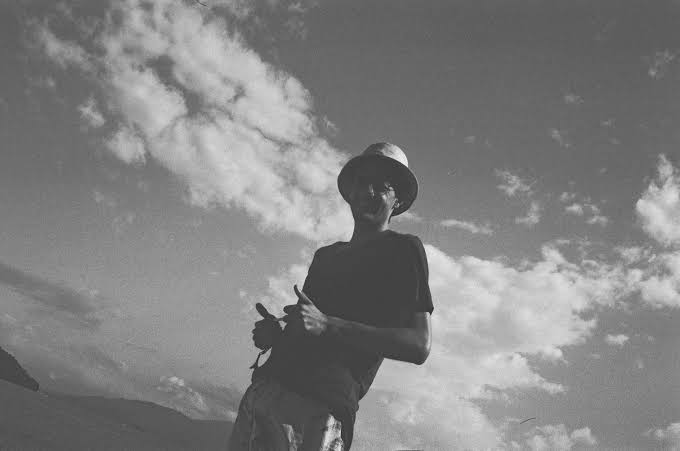
#> input picture Processamento de Imagens/Atividades Colab/Imagens/Contrast.png, 680 x 451 px, found by its file name
$ jupyter execute --allow-errors Manipulacao_Imagens.ipynb
#> lines starting #> are read from the running program, lines starting #| are printed output that depends on the picture
[cell 1]
# Bibliotecas
import cv2
import numpy as np
import math
import matplotlib.pyplot as plt

[cell 2]
# Exibe uma janela para a seleção de um arquivo
from google.colab import files
arquivo = files.upload()
#> the answer given: Contrast.png
img_name = next(iter(arquivo))
print(img_name)

**Leitura da imagem e Extração de dados**

[cell 3]
imagem = cv2.imread(img_name)
#> imagem is the input picture: shape (451, 680, 3); min 37, max 243, mean 128.8
imagem = cv2.cvtColor(imagem, cv2.COLOR_BGR2RGB)
print("Dimensões da imagem: ", imagem.shape)
#| Dimensões da imagem:  (451, 680, 3)

**Translação**

[cell 4]
matriz = np.zeros_like(imagem)

for i in range(imagem.shape[0]):
  for j in range(imagem.shape[1]):

    if i+10 < imagem.shape[0] and j+10 < imagem.shape[1]:
      matriz[i,j] = imagem[i+10,j+10]
    else:
      matriz[i,j] = 255;
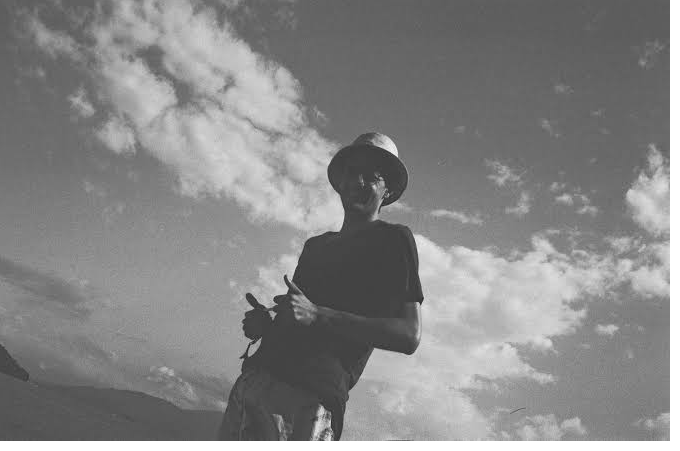
#> matriz: shape (451, 680, 3); min 37, max 255, mean 134.2

_, axs = plt.subplots(1, 2)

axs[0].imshow(imagem)
axs[0].set_title('Imagem Original')
axs[1].imshow(matriz)
axs[1].set_title('Imagem Transladada')
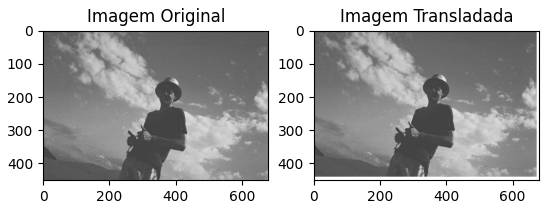
#> figure drawn by matplotlib, 2 panels

**Aumento da escala da imagem**

[cell 5]
escala = 3

# Matriz 2 vezes maior:
matriz_ext = np.zeros((imagem.shape[1] * escala,
                    imagem.shape[0] * escala,3),dtype=np.uint8)

#> (the rest of this cell did not finish here and is left out)

**Imagem escalada com Interpolação Nearest**

[cell 6]
# Escala de aumento
escala = 3
# Nova matriz
matriz_n = np.zeros((imagem.shape[0] * escala,
                     imagem.shape[1] * escala, 3),dtype=np.uint8)

for i in range(imagem.shape[0]):
  for j in range(imagem.shape[1]):

    matriz_n[i*escala,j*escala] = imagem[i,j]

    # Range de 0,1,2,3...escala-1
    for i2 in range(escala):
      for j2 in range(escala):

            matriz_n[i*escala+i2,j*escala+j2] = imagem[i,j]

plt.figure(figsize=(10,10))
plt.subplots_adjust(wspace=0.4)

# plt.subplot(linhas, colunas, posição)
plt.subplot(1,3,1)
plt.imshow(imagem)
plt.title("Imagem Original")

plt.subplot(1,3,2)
plt.imshow(matriz_ext)
plt.title("Imagem sem interpolação")

plt.subplot(1,3,3)
plt.imshow(matriz_n)
plt.title("Interpolação Nearest Neighbor")

plt.show()
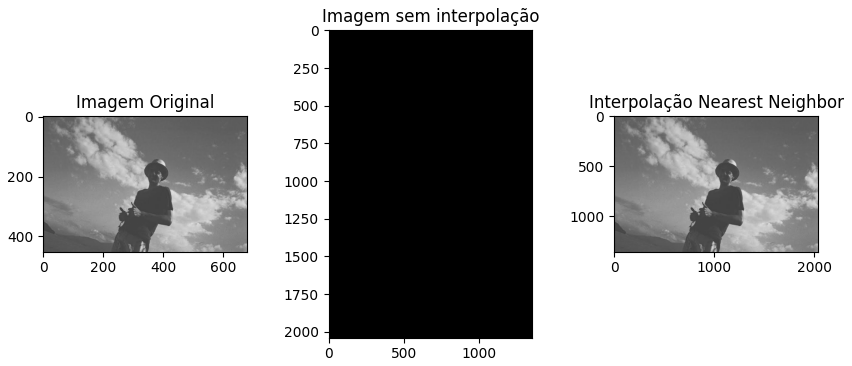
#> figure drawn by matplotlib, 3 panels

**Imagem escalada com Interpolação Bilinear e Bicúbica**

[cell 7]
escala = 10
altura = imagem.shape[0]
#> altura = 451
largura = imagem.shape[1]
#> largura = 680

bilinear= np.zeros(
    (altura * escala, largura * escala, 3),dtype=np.uint8)

# Observação: O padrão do numpy é imagem[y, x] ()
for i in range(largura * escala):
    for j in range(altura * escala):

        # Coordenadas decimais, indicando a posição do novo píxel
        # considerando a imagem original
        x = i / escala
        y = j / escala

        # Coordenada correspondente na imagem original
        # Tipo inteiro extrai apenas a parte inteira, indicando o pixel
        x0 = int(x)
        y0 = int(y)

        # Coordenadas do próximo à direita e à baixo
        # Considera-se o menor valor para evitar de passar pela matriz
        x1 = min(x0 + 1, largura - 1)
        y1 = min(y0 + 1, altura - 1)

        # Distância para o pixel anterior
        dx = x - x0
        dy = y - y0

        # Quatro pixels vizinhos
        P1 = imagem[y0, x0]
        P2 = imagem[y0, x1]
        P3 = imagem[y1, x0]
        P4 = imagem[y1, x1]

        # Interpolação bilinear
        valor = ((1 - dx) * (1 - dy) * P1 +
                 dx * (1 - dy) * P2 +
                 (1 - dx) * dy * P3 +
                 dx *  dy * P4)

        bilinear[j, i] = valor

# Interpolação Bicubica para fins de comparação
# -----------------------------------------------------
bicubica = cv2.resize(imagem,None,fx=escala,fy=escala,
                      interpolation=cv2.INTER_CUBIC)
# -----------------------------------------------------

plt.figure(figsize=(10,10))
plt.subplots_adjust(wspace=0.6)

# plt.subplot(linhas, colunas, posição)
plt.subplot(1,4,1)
plt.imshow(imagem)
plt.title("Imagem Original")

plt.subplot(1,4,2)
plt.imshow(matriz_n)
plt.title("Interpolação NN")

plt.subplot(1,4,3)
plt.imshow(bilinear)
plt.title("Interpolação Bilinear")

plt.subplot(1,4,4)
plt.imshow(bicubica)
plt.title("Interpolação Bicúbica")

plt.show()
